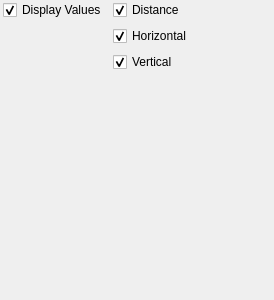
<?xml version="1.0" encoding="UTF-8"?>
<ui version="4.0">
 <class>ToolBarMeasureShowOptions</class>
 <widget class="QWidget" name="ToolBarMeasureShowOptions">
  <property name="geometry">
   <rect>
    <x>0</x>
    <y>0</y>
    <width>274</width>
    <height>300</height>
   </rect>
  </property>
  <property name="windowTitle">
   <string>ToolBarMeasureShowOptions</string>
  </property>
  <layout class="QGridLayout" name="gridLayout">
   <property name="leftMargin">
    <number>3</number>
   </property>
   <property name="topMargin">
    <number>0</number>
   </property>
   <property name="rightMargin">
    <number>3</number>
   </property>
   <property name="bottomMargin">
    <number>0</number>
   </property>
   <property name="spacing">
    <number>6</number>
   </property>
   <item row="1" column="1">
    <widget class="QCheckBox" name="checkBox_horizontal">
     <property name="text">
      <string>Horizontal</string>
     </property>
     <property name="checked">
      <bool>true</bool>
     </property>
    </widget>
   </item>
   <item row="0" column="1">
    <widget class="QCheckBox" name="checkBox_total">
     <property name="text">
      <string>Distance</string>
     </property>
     <property name="checked">
      <bool>true</bool>
     </property>
    </widget>
   </item>
   <item row="2" column="1">
    <widget class="QCheckBox" name="checkBox_vertical">
     <property name="text">
      <string>Vertical</string>
     </property>
     <property name="checked">
      <bool>true</bool>
     </property>
    </widget>
   </item>
   <item row="0" column="0">
    <widget class="QCheckBox" name="checkBox_showValues">
     <property name="text">
      <string>Display Values</string>
     </property>
     <property name="checked">
      <bool>true</bool>
     </property>
    </widget>
   </item>
   <item row="5" column="0">
    <spacer name="verticalSpacer">
     <property name="orientation">
      <enum>Qt::Vertical</enum>
     </property>
     <property name="sizeHint" stdset="0">
      <size>
       <width>0</width>
       <height>0</height>
      </size>
     </property>
    </spacer>
   </item>
   <item row="1" column="2">
    <spacer name="horizontalSpacer">
     <property name="orientation">
      <enum>Qt::Horizontal</enum>
     </property>
     <property name="sizeHint" stdset="0">
      <size>
       <width>0</width>
       <height>0</height>
      </size>
     </property>
    </spacer>
   </item>
  </layout>
 </widget>
 <layoutdefault spacing="6" margin="11"/>
 <tabstops>
  <tabstop>checkBox_showValues</tabstop>
  <tabstop>checkBox_total</tabstop>
  <tabstop>checkBox_horizontal</tabstop>
  <tabstop>checkBox_vertical</tabstop>
 </tabstops>
 <resources/>
 <connections/>
</ui>
